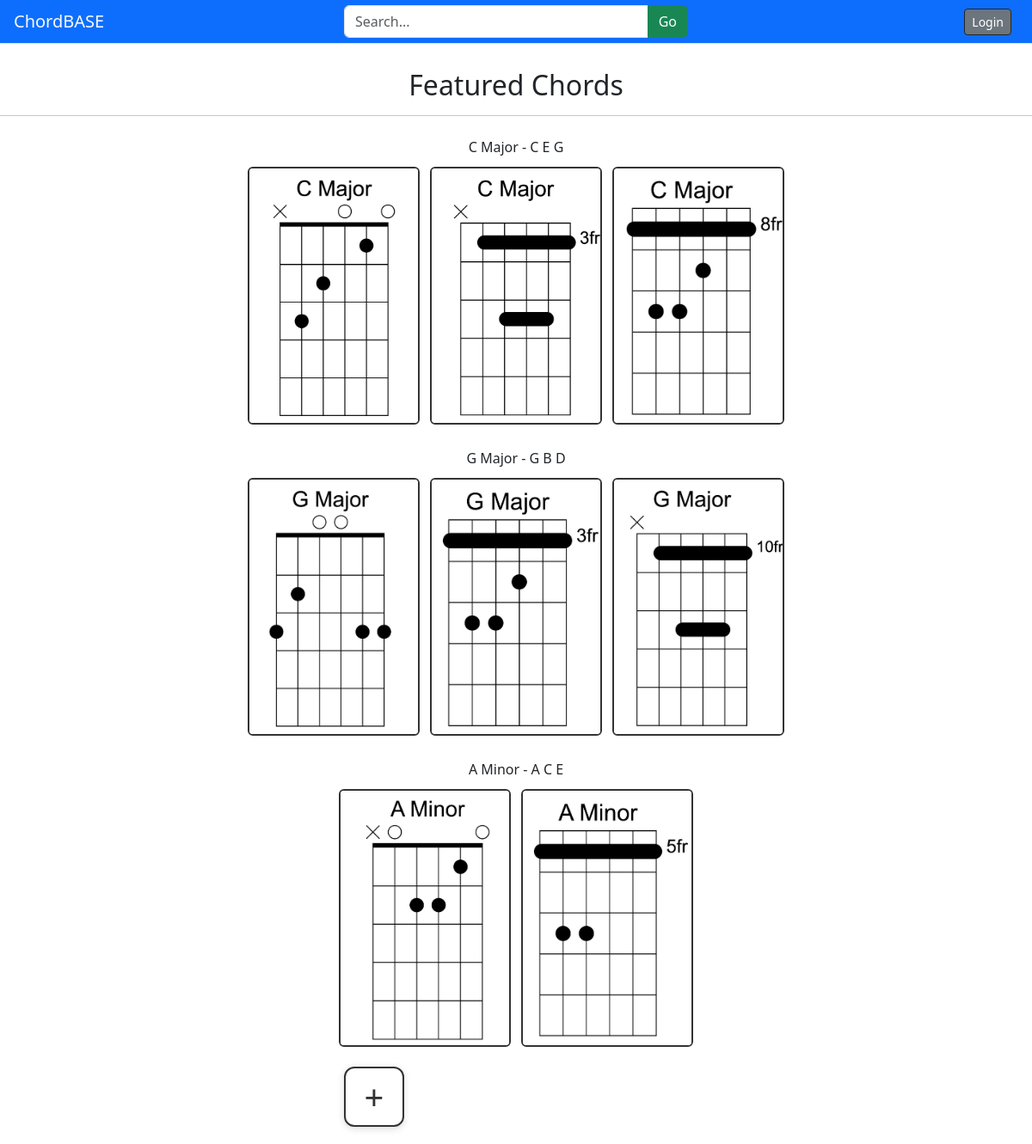
The page / on the database its author committed.
### testApp/models.py (models this page shows, shortened)
class Chord(models.Model):
    name = models.CharField(max_length = 50)
    notes = models.CharField(max_length = 100)

class ChordImage(models.Model):
    chord = models.ForeignKey(Chord, on_delete=models.CASCADE, related_name='images')
    image = models.ImageField(upload_to='chord_images/')

### testApp/views.py (the view)
# urls.py: 2. Add a URL to urlpatterns:  path('', views.home, name='home')
def home(request):
	featured_chords = Chord.objects.filter(
	name__in=["C Major", "G Major", "A Minor"]
	)
	query = request.GET.get('q')
	if query:
		chords = Chord.objects.filter(name__icontains=query)
		users = User.objects.filter(username__icontains=query)
	else:
		chords = Chord.objects.none()
		users = User.objects.none()
	return render(request, "home.html", {
		"chords": chords,
		"users": users,
		"featured_chords": featured_chords,
	})

### testApp/templates/home.html (shortened to what this page needs)
{% extends "base.html" %}
{% block content %}
{% include 'nav.html' %}
{% if featured_chords and not request.GET.q %}
    <div class="text-center" style="margin-top: 80px;">
        <h2>Featured Chords</h2>
        <hr>
        <ul class="list-unstyled">
            {% for chord in featured_chords %}
                <li class="text-center m-4">
                    {{ chord.name }} - {{ chord.notes }}
                    <div class="chord-images">
                        {% for image in chord.images.all %}
                            <img src="{{ image.image.url }}"
                                 alt="{{ chord.name }}"
                                 class="chord-img">
                        {% empty %}
                            <p>Image not available</p>
                        {% endfor %}
                    </div>
                </li>
            {% endfor %}
        </ul>
    </div>
{% endif %}
<div class="upload-fab">
    <form method="POST" action="{% url 'upload' %}" enctype="multipart/form-data">
        <label for="upload-input" class="plus-icon">+</label>
    </form>
</div>
{% endblock %}

### testApp/templates/base.html (shortened to what this page needs)
<!doctype html>
<html lang="en">
  <head>
    <link href="https://cdn.jsdelivr.net/npm/bootstrap@5.3.8/dist/css/bootstrap.min.css" rel="stylesheet">
  </head>
  <body>
    {% block content %}
    {% endblock %}
  </body>
</html>

### testApp/templates/nav.html (shortened to what this page needs)
<nav class="navbar bg-primary border-bottom fixed-top px-3 positive-relative">
    <a href="{% url 'home'%}" class="navbar-brand h1 text-light m-0">ChordBASE</a>
    <form class="position-absolute top-50 start-50 translate-middle" style="width: 400px;"
                    action="{% url 'home' %}" method="GET">
        <div class="input-group">
            <input type="text" class="form-control" name = "q" placeholder="Search...">
            <button class="btn btn-success" type="submit">Go</button>
        </div>
    </form>
    <div class="d-flex gap-2">
        {% if user.is_authenticated %}
            <span class="me-2 align-self-center text-white">Welcome, {{user.username}}!</span>
            <button class="btn p-0"
                data-bs-toggle="offcanvas"
                data-bs-target="#profileSidebar">
                <img src="https://static.vecteezy.com/system/resources/thumbnails/032/176/191/small_2x/business-avatar-profile-black-icon-man-of-user-symbol-in-trendy-flat-style-isolated-on-male-profile-people-diverse-face-for-social-network-or-web-vector.jpg"
                    class="rounded-circle"
                    width="40" height="40">
            </button>
        {% else %}
            <a href="{% url 'login' %}" class="btn btn-secondary btn-sm px-2 me-2 border border-1 border-dark">Login</a>
        {% endif %}
    </div>
</nav>

### testApp/templates/base.html (style rules this page uses)
.upload-fab { position: fixed; bottom: 20px; left: 400px; width: 70px; height: 70px; border: 2px solid #333; border-radius: 12px; display: flex; justify-content: center; align-items: center; background: white; cursor: pointer; box-shadow: 0 2px 8px rgba(0,0,0,0.15); transition: 0.2s; }
.plus-icon { font-size: 40px; font-weight: 300; color: #333; width: 100%; height: 100%; display: flex; justify-content: center; align-items: center; line-height: 1; }
.chord-img { width: 200px; height: 300px; object-fit: cover; border: 2px solid #333; border-radius: 6px; margin: 3px; transition: 0.2s; }
.chord-images { display: flex; flex-wrap: wrap; gap: 6px; justify-content: center; margin-top: 8px; }

### rows shown on the page
Chord: name "C Major", notes "C E G"
ChordImage: image (picture)
ChordImage: image (picture)
ChordImage: image (picture)
Chord: name "G Major", notes "G B D"
ChordImage: image (picture)
ChordImage: image (picture)
ChordImage: image (picture)
Chord: name "A Minor", notes "A C E"
ChordImage: image (picture)
ChordImage: image (picture)
